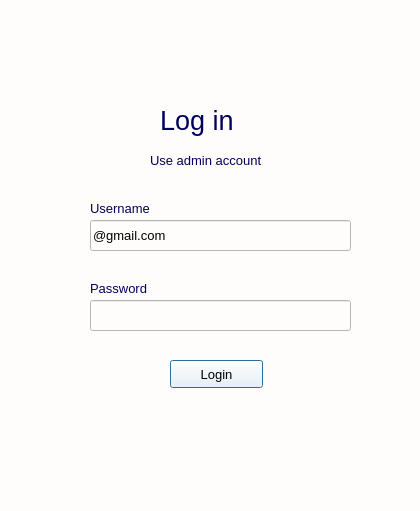
<?xml version="1.0" encoding="UTF-8"?>
<ui version="4.0">
 <class>Dialog</class>
 <widget class="QDialog" name="Dialog">
  <property name="geometry">
   <rect>
    <x>0</x>
    <y>0</y>
    <width>420</width>
    <height>511</height>
   </rect>
  </property>
  <property name="maximumSize">
   <size>
    <width>420</width>
    <height>520</height>
   </size>
  </property>
  <property name="font">
   <font>
    <pointsize>10</pointsize>
   </font>
  </property>
  <property name="windowTitle">
   <string>Dialog</string>
  </property>
  <property name="styleSheet">
   <string notr="true">background-color: rgb(255, 253, 251);</string>
  </property>
  <widget class="QLabel" name="label">
   <property name="geometry">
    <rect>
     <x>160</x>
     <y>90</y>
     <width>91</width>
     <height>61</height>
    </rect>
   </property>
   <property name="font">
    <font>
     <pointsize>20</pointsize>
    </font>
   </property>
   <property name="styleSheet">
    <string notr="true">color: rgb(0, 0, 93);</string>
   </property>
   <property name="text">
    <string>Log in</string>
   </property>
  </widget>
  <widget class="QLineEdit" name="lineEdit">
   <property name="geometry">
    <rect>
     <x>90</x>
     <y>220</y>
     <width>261</width>
     <height>31</height>
    </rect>
   </property>
   <property name="text">
    <string>@gmail.com</string>
   </property>
  </widget>
  <widget class="QLabel" name="label_2">
   <property name="geometry">
    <rect>
     <x>150</x>
     <y>150</y>
     <width>111</width>
     <height>21</height>
    </rect>
   </property>
   <property name="styleSheet">
    <string notr="true">color: rgb(0, 0, 93);</string>
   </property>
   <property name="text">
    <string>Use admin account</string>
   </property>
  </widget>
  <widget class="QLabel" name="label_3">
   <property name="geometry">
    <rect>
     <x>90</x>
     <y>200</y>
     <width>81</width>
     <height>16</height>
    </rect>
   </property>
   <property name="styleSheet">
    <string notr="true">color: rgb(0, 0, 93);</string>
   </property>
   <property name="text">
    <string>Username</string>
   </property>
  </widget>
  <widget class="QLabel" name="label_4">
   <property name="geometry">
    <rect>
     <x>90</x>
     <y>280</y>
     <width>81</width>
     <height>16</height>
    </rect>
   </property>
   <property name="styleSheet">
    <string notr="true">color: rgb(0, 0, 99);</string>
   </property>
   <property name="text">
    <string>Password</string>
   </property>
  </widget>
  <widget class="QLineEdit" name="lineEdit_2">
   <property name="geometry">
    <rect>
     <x>90</x>
     <y>300</y>
     <width>261</width>
     <height>31</height>
    </rect>
   </property>
  </widget>
  <widget class="QPushButton" name="pushButton">
   <property name="geometry">
    <rect>
     <x>170</x>
     <y>360</y>
     <width>93</width>
     <height>28</height>
    </rect>
   </property>
   <property name="text">
    <string>Login</string>
   </property>
  </widget>
 </widget>
 <resources/>
 <connections/>
</ui>
